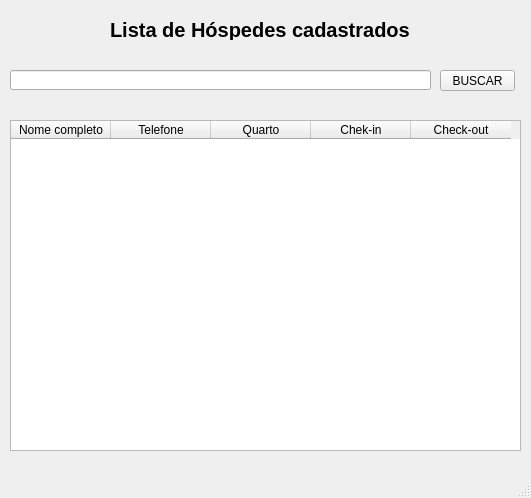
<?xml version="1.0" encoding="UTF-8"?>
<ui version="4.0">
 <class>MainWindow</class>
 <widget class="QMainWindow" name="MainWindow">
  <property name="geometry">
   <rect>
    <x>0</x>
    <y>0</y>
    <width>531</width>
    <height>498</height>
   </rect>
  </property>
  <property name="windowTitle">
   <string>MainWindow</string>
  </property>
  <widget class="QWidget" name="centralwidget">
   <widget class="QLabel" name="label">
    <property name="geometry">
     <rect>
      <x>110</x>
      <y>20</y>
      <width>321</width>
      <height>20</height>
     </rect>
    </property>
    <property name="font">
     <font>
      <pointsize>15</pointsize>
      <weight>75</weight>
      <bold>true</bold>
     </font>
    </property>
    <property name="styleSheet">
     <string notr="true">text-align: center;</string>
    </property>
    <property name="text">
     <string>Lista de Hóspedes cadastrados</string>
    </property>
   </widget>
   <widget class="QLineEdit" name="lineEdit">
    <property name="geometry">
     <rect>
      <x>10</x>
      <y>70</y>
      <width>421</width>
      <height>20</height>
     </rect>
    </property>
    <property name="styleSheet">
     <string notr="true"/>
    </property>
   </widget>
   <widget class="QPushButton" name="pushButton">
    <property name="geometry">
     <rect>
      <x>440</x>
      <y>70</y>
      <width>75</width>
      <height>21</height>
     </rect>
    </property>
    <property name="text">
     <string>BUSCAR</string>
    </property>
   </widget>
   <widget class="QTableWidget" name="tableWidget">
    <property name="geometry">
     <rect>
      <x>10</x>
      <y>120</y>
      <width>511</width>
      <height>331</height>
     </rect>
    </property>
    <column>
     <property name="text">
      <string>Nome completo</string>
     </property>
    </column>
    <column>
     <property name="text">
      <string>Telefone</string>
     </property>
    </column>
    <column>
     <property name="text">
      <string>Quarto</string>
     </property>
    </column>
    <column>
     <property name="text">
      <string>Chek-in</string>
     </property>
    </column>
    <column>
     <property name="text">
      <string>Check-out</string>
     </property>
    </column>
   </widget>
  </widget>
  <widget class="QMenuBar" name="menubar">
   <property name="geometry">
    <rect>
     <x>0</x>
     <y>0</y>
     <width>531</width>
     <height>21</height>
    </rect>
   </property>
  </widget>
  <widget class="QStatusBar" name="statusbar"/>
 </widget>
 <resources/>
 <connections/>
</ui>
